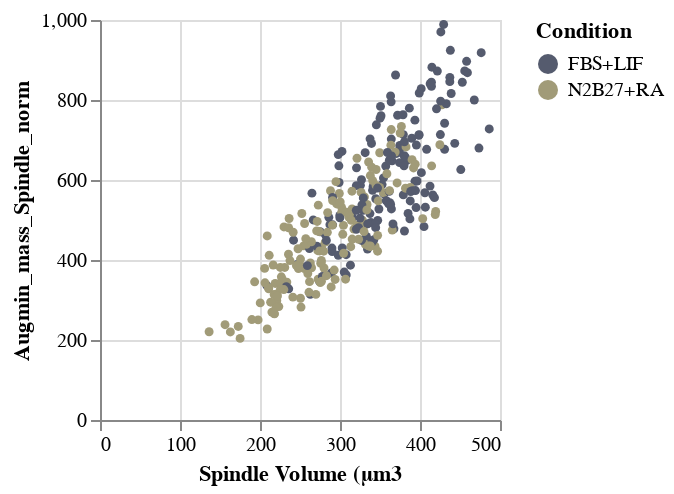

The cell this chart's notebook holds for it:
### Code cell
SCATTER_SV_Augmin = alt.Chart(
        data = df, 
        width = 200, 
        height = 200
    ).mark_circle(
        opacity = 1,
        size = 20
    ).encode(
        alt.X("Spindle_Volume_um3", title = "Spindle Volume (µm3"),
        alt.Y("Augmin_mass_Spindle_norm", title = "Augmin_mass_Spindle_norm"),
        color = alt.Color("Condition", scale = alt.Scale(scheme = colourscheme))
    )
SCATTER_SV_Augmin

### Figure 1 — Vega-Lite specification as saved in the notebook (floating-point values rounded to 4 significant figures; data arrays with more than 128 entries replaced by an {"elided": "..."} marker saying what was removed)
{"config": {"view": {"continuousWidth": 400, "continuousHeight": 300}}, "data": {"name": "data-0b548c3b759890d51b049c991e8bf178"}, "mark": {"type": "circle", "opacity": 1, "size": 20}, "encoding": {"color": {"type": "nominal", "field": "Condition", "scale": {"scheme": "cividis"}}, "x": {"type": "quantitative", "field": "Spindle_Volume_um3", "title": "Spindle Volume (µm3"}, "y": {"type": "quantitative", "field": "Augmin_mass_Spindle_norm", "title": "Augmin_mass_Spindle_norm"}}, "height": 200, "width": 200, "$schema": "https://vega.github.io/schema/vega-lite/v4.8.1.json", "datasets": {"data-0b548c3b759890d51b049c991e8bf178": {"elided": "317 records"}}}
